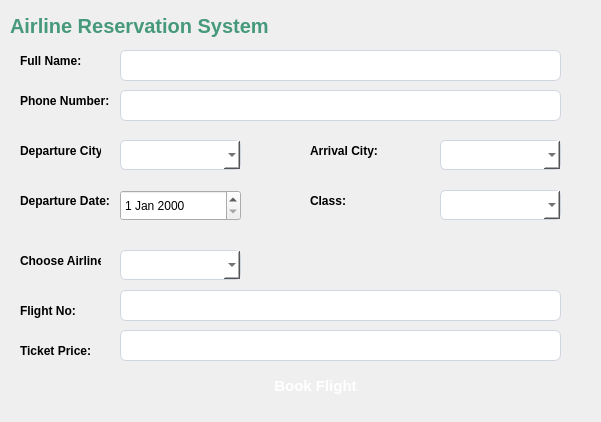
<?xml version="1.0" encoding="UTF-8"?>
<ui version="4.0">
 <class>AirlineReservationScreen</class>
 <widget class="QDialog" name="AirlineReservationScreen">
  <property name="geometry">
   <rect>
    <x>0</x>
    <y>0</y>
    <width>601</width>
    <height>422</height>
   </rect>
  </property>
  <property name="windowTitle">
   <string>Dialog</string>
  </property>
  <widget class="QLabel" name="label">
   <property name="geometry">
    <rect>
     <x>10</x>
     <y>10</y>
     <width>571</width>
     <height>31</height>
    </rect>
   </property>
   <property name="styleSheet">
    <string notr="true">QLabel {
    color: rgb(70, 153, 123);
    font-size: 20px;
    font-weight: 600;
    font-family: &quot;Segoe UI&quot;, &quot;Inter&quot;, &quot;Roboto&quot;, &quot;Helvetica Neue&quot;, Arial, sans-serif;
    qproperty-alignment: AlignHCenter;
}
</string>
   </property>
   <property name="text">
    <string>Airline Reservation System</string>
   </property>
  </widget>
  <widget class="QLabel" name="label_2">
   <property name="geometry">
    <rect>
     <x>20</x>
     <y>50</y>
     <width>71</width>
     <height>21</height>
    </rect>
   </property>
   <property name="styleSheet">
    <string notr="true">QLabel {
    font-family: &quot;Segoe UI&quot;, &quot;Inter&quot;;
    font-size: 12px;
    font-weight: 600;
	color: rgb(0, 0, 0);
}
</string>
   </property>
   <property name="text">
    <string>Full Name:</string>
   </property>
  </widget>
  <widget class="QLineEdit" name="lineEdit">
   <property name="geometry">
    <rect>
     <x>120</x>
     <y>50</y>
     <width>441</width>
     <height>31</height>
    </rect>
   </property>
   <property name="styleSheet">
    <string notr="true">QLineEdit {
    /* Typography */
    font-family: &quot;Segoe UI&quot;, &quot;Inter&quot;, &quot;Arial&quot;;
    font-size: 14px;
    font-weight: 400;

    /* Text &amp; Background */
    color: #1f1f1f;
    background-color: #ffffff;

    /* Border */
    border: 1px solid #cfd6e0;
    border-radius: 6px;

}

/* Hover effect */
QLineEdit:hover {
    border-color: #9bbce8;
    background-color: #fcfdff;
}

/* Focus effect */
QLineEdit:focus {
    border-color: #1b6ca8;
    background-color: #ffffff;
}
</string>
   </property>
  </widget>
  <widget class="QLineEdit" name="lineEdit_3">
   <property name="geometry">
    <rect>
     <x>120</x>
     <y>90</y>
     <width>441</width>
     <height>31</height>
    </rect>
   </property>
   <property name="styleSheet">
    <string notr="true">QLineEdit {
    /* Typography */
    font-family: &quot;Segoe UI&quot;, &quot;Inter&quot;, &quot;Arial&quot;;
    font-size: 14px;
    font-weight: 400;

    /* Text &amp; Background */
    color: #1f1f1f;
    background-color: #ffffff;

    /* Border */
    border: 1px solid #cfd6e0;
    border-radius: 6px;
 
}

/* Hover effect */
QLineEdit:hover {
    border-color: #9bbce8;
    background-color: #fcfdff;
}

/* Focus effect */
QLineEdit:focus {
    border-color: #1b6ca8;
    background-color: #ffffff;
}
</string>
   </property>
  </widget>
  <widget class="QLabel" name="label_4">
   <property name="geometry">
    <rect>
     <x>20</x>
     <y>90</y>
     <width>91</width>
     <height>21</height>
    </rect>
   </property>
   <property name="styleSheet">
    <string notr="true">QLabel {
    font-family: &quot;Segoe UI&quot;, &quot;Inter&quot;;
    font-size: 12px;
    font-weight: 600;
	color: rgb(0, 0, 0);
}
</string>
   </property>
   <property name="text">
    <string>Phone Number:</string>
   </property>
  </widget>
  <widget class="QLabel" name="label_7">
   <property name="geometry">
    <rect>
     <x>20</x>
     <y>140</y>
     <width>81</width>
     <height>21</height>
    </rect>
   </property>
   <property name="styleSheet">
    <string notr="true">QLabel {
    font-family: &quot;Segoe UI&quot;, &quot;Inter&quot;;
    font-size: 12px;
    font-weight: 600;
	color: rgb(0, 0, 0);
}
</string>
   </property>
   <property name="text">
    <string>Departure City:</string>
   </property>
  </widget>
  <widget class="QComboBox" name="comboBox">
   <property name="geometry">
    <rect>
     <x>120</x>
     <y>140</y>
     <width>121</width>
     <height>30</height>
    </rect>
   </property>
   <property name="styleSheet">
    <string notr="true">QComboBox {
    /* Typography */
    font-family: &quot;Segoe UI&quot;, &quot;Inter&quot;, &quot;Arial&quot;;
    font-size: 14px;
    font-weight: 400;
    

    /* Text &amp; Background */
    color: #1f1f1f;
    background-color: #ffffff;

    /* Border */
    border: 1px solid #cfd6e0 ;
    border-radius: 6px;
	
}

/* Hover effect */
QComboBox:hover {
    border-color: #9bbce8;
    background-color: #fcfdff;
}

/* Focus effect */
QComboBox:focus {
    border-color: #1b6ca8;
    background-color: #ffffff;
}
</string>
   </property>
  </widget>
  <widget class="QLabel" name="label_8">
   <property name="geometry">
    <rect>
     <x>310</x>
     <y>140</y>
     <width>81</width>
     <height>21</height>
    </rect>
   </property>
   <property name="styleSheet">
    <string notr="true">QLabel {
    font-family: &quot;Segoe UI&quot;, &quot;Inter&quot;;
    font-size: 12px;
    font-weight: 600;
	color: rgb(0, 0, 0);
}
</string>
   </property>
   <property name="text">
    <string>Arrival City:</string>
   </property>
  </widget>
  <widget class="QComboBox" name="comboBox_2">
   <property name="geometry">
    <rect>
     <x>440</x>
     <y>140</y>
     <width>121</width>
     <height>30</height>
    </rect>
   </property>
   <property name="styleSheet">
    <string notr="true">QComboBox {
    /* Typography */
    font-family: &quot;Segoe UI&quot;, &quot;Inter&quot;, &quot;Arial&quot;;
    font-size: 14px;
    font-weight: 400;
    

    /* Text &amp; Background */
    color: #1f1f1f;
    background-color: #ffffff;

    /* Border */
    border: 1px solid #cfd6e0 ;
    border-radius: 6px;
	
}

/* Hover effect */
QComboBox:hover {
    border-color: #9bbce8;
    background-color: #fcfdff;
}

/* Focus effect */
QComboBox:focus {
    border-color: #1b6ca8;
    background-color: #ffffff;
}
</string>
   </property>
  </widget>
  <widget class="QDateEdit" name="dateEdit">
   <property name="geometry">
    <rect>
     <x>120</x>
     <y>190</y>
     <width>121</width>
     <height>31</height>
    </rect>
   </property>
   <property name="styleSheet">
    <string notr="true"/>
   </property>
  </widget>
  <widget class="QLabel" name="label_9">
   <property name="geometry">
    <rect>
     <x>20</x>
     <y>190</y>
     <width>91</width>
     <height>21</height>
    </rect>
   </property>
   <property name="styleSheet">
    <string notr="true">QLabel {
    font-family: &quot;Segoe UI&quot;, &quot;Inter&quot;;
    font-size: 12px;
    font-weight: 600;
	color: rgb(0, 0, 0);
}
</string>
   </property>
   <property name="text">
    <string>Departure Date:</string>
   </property>
  </widget>
  <widget class="QComboBox" name="comboBox_3">
   <property name="geometry">
    <rect>
     <x>440</x>
     <y>190</y>
     <width>121</width>
     <height>30</height>
    </rect>
   </property>
   <property name="styleSheet">
    <string notr="true">QComboBox {
    /* Typography */
    font-family: &quot;Segoe UI&quot;, &quot;Inter&quot;, &quot;Arial&quot;;
    font-size: 14px;
    font-weight: 400;
    

    /* Text &amp; Background */
    color: #1f1f1f;
    background-color: #ffffff;

    /* Border */
    border: 1px solid #cfd6e0 ;
    border-radius: 6px;
	
}

/* Hover effect */
QComboBox:hover {
    border-color: #9bbce8;
    background-color: #fcfdff;
}

/* Focus effect */
QComboBox:focus {
    border-color: #1b6ca8;
    background-color: #ffffff;
}
</string>
   </property>
  </widget>
  <widget class="QLabel" name="label_10">
   <property name="geometry">
    <rect>
     <x>310</x>
     <y>190</y>
     <width>81</width>
     <height>21</height>
    </rect>
   </property>
   <property name="styleSheet">
    <string notr="true">QLabel {
    font-family: &quot;Segoe UI&quot;, &quot;Inter&quot;;
    font-size: 12px;
    font-weight: 600;
	color: rgb(0, 0, 0);
}
</string>
   </property>
   <property name="text">
    <string>Class:</string>
   </property>
  </widget>
  <widget class="QLabel" name="label_11">
   <property name="geometry">
    <rect>
     <x>20</x>
     <y>250</y>
     <width>81</width>
     <height>21</height>
    </rect>
   </property>
   <property name="styleSheet">
    <string notr="true">QLabel {
    font-family: &quot;Segoe UI&quot;, &quot;Inter&quot;;
    font-size: 12px;
    font-weight: 600;
	color: rgb(0, 0, 0);
}
</string>
   </property>
   <property name="text">
    <string>Choose Airline:</string>
   </property>
  </widget>
  <widget class="QComboBox" name="comboBox_4">
   <property name="geometry">
    <rect>
     <x>120</x>
     <y>250</y>
     <width>121</width>
     <height>30</height>
    </rect>
   </property>
   <property name="styleSheet">
    <string notr="true">QComboBox {
    /* Typography */
    font-family: &quot;Segoe UI&quot;, &quot;Inter&quot;, &quot;Arial&quot;;
    font-size: 14px;
    font-weight: 400;
    

    /* Text &amp; Background */
    color: #1f1f1f;
    background-color: #ffffff;

    /* Border */
    border: 1px solid #cfd6e0 ;
    border-radius: 6px;
	
}

/* Hover effect */
QComboBox:hover {
    border-color: #9bbce8;
    background-color: #fcfdff;
}

/* Focus effect */
QComboBox:focus {
    border-color: #1b6ca8;
    background-color: #ffffff;
}
</string>
   </property>
  </widget>
  <widget class="QLabel" name="label_3">
   <property name="geometry">
    <rect>
     <x>20</x>
     <y>300</y>
     <width>71</width>
     <height>21</height>
    </rect>
   </property>
   <property name="styleSheet">
    <string notr="true">QLabel {
    font-family: &quot;Segoe UI&quot;, &quot;Inter&quot;;
    font-size: 12px;
    font-weight: 600;
	color: rgb(0, 0, 0);
}
</string>
   </property>
   <property name="text">
    <string>Flight No:</string>
   </property>
  </widget>
  <widget class="QLineEdit" name="lineEdit_2">
   <property name="geometry">
    <rect>
     <x>120</x>
     <y>290</y>
     <width>441</width>
     <height>31</height>
    </rect>
   </property>
   <property name="styleSheet">
    <string notr="true">QLineEdit {
    /* Typography */
    font-family: &quot;Segoe UI&quot;, &quot;Inter&quot;, &quot;Arial&quot;;
    font-size: 14px;
    font-weight: 400;

    /* Text &amp; Background */
    color: #1f1f1f;
    background-color: #ffffff;

    /* Border */
    border: 1px solid #cfd6e0;
    border-radius: 6px;
}

/* Hover effect */
QLineEdit:hover {
    border-color: #9bbce8;
    background-color: #fcfdff;
}

/* Focus effect */
QLineEdit:focus {
    border-color: #1b6ca8;
    background-color: #ffffff;
}
</string>
   </property>
  </widget>
  <widget class="QLabel" name="label_5">
   <property name="geometry">
    <rect>
     <x>20</x>
     <y>340</y>
     <width>71</width>
     <height>21</height>
    </rect>
   </property>
   <property name="styleSheet">
    <string notr="true">QLabel {
    font-family: &quot;Segoe UI&quot;, &quot;Inter&quot;;
    font-size: 12px;
    font-weight: 600;
	color: rgb(0, 0, 0);
}
</string>
   </property>
   <property name="text">
    <string>Ticket Price:</string>
   </property>
  </widget>
  <widget class="QLineEdit" name="lineEdit_4">
   <property name="geometry">
    <rect>
     <x>120</x>
     <y>330</y>
     <width>441</width>
     <height>31</height>
    </rect>
   </property>
   <property name="styleSheet">
    <string notr="true">QLineEdit {
    /* Typography */
    font-family: &quot;Segoe UI&quot;, &quot;Inter&quot;, &quot;Arial&quot;;
    font-size: 14px;
    font-weight: 400;

    /* Text &amp; Background */
    color: #1f1f1f;
    background-color: #ffffff;

    /* Border */
    border: 1px solid #cfd6e0;
    border-radius: 6px;
}

/* Hover effect */
QLineEdit:hover {
    border-color: #9bbce8;
    background-color: #fcfdff;
}

/* Focus effect */
QLineEdit:focus {
    border-color: #1b6ca8;
    background-color: #ffffff;
}
</string>
   </property>
  </widget>
  <widget class="QPushButton" name="pushButton">
   <property name="geometry">
    <rect>
     <x>250</x>
     <y>370</y>
     <width>131</width>
     <height>31</height>
    </rect>
   </property>
   <property name="styleSheet">
    <string notr="true">QPushButton {
    background: qlineargradient(
        x1:0, y1:0, x2:0, y2:1,
        stop:0 #6fdc8c,
        stop:1 #2fa866
    );
    color: white;
    border: none;
    font-size: 15px;
    font-weight: 600;
}

QPushButton:hover {
    background: qlineargradient(
        x1:0, y1:0, x2:0, y2:1,
        stop:0 #7fe09a,
        stop:1 #34b673
    );
}

QPushButton:pressed {
    background: #2fa866;
}
</string>
   </property>
   <property name="text">
    <string>Book Flight</string>
   </property>
  </widget>
 </widget>
 <resources/>
 <connections/>
</ui>
